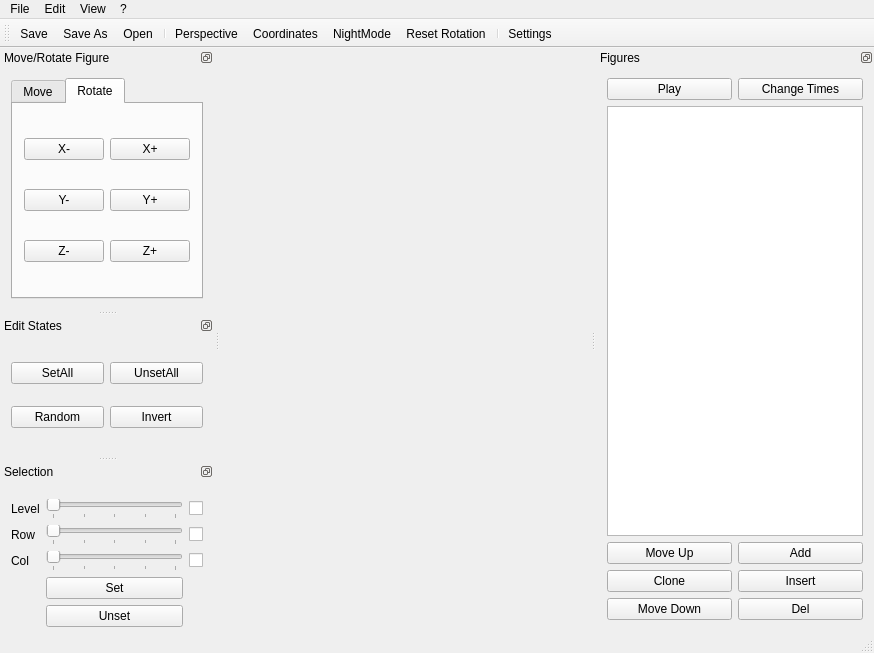
<?xml version="1.0" encoding="UTF-8"?>
<ui version="4.0">
 <class>MainWindowClass</class>
 <widget class="QMainWindow" name="MainWindowClass">
  <property name="geometry">
   <rect>
    <x>0</x>
    <y>0</y>
    <width>874</width>
    <height>653</height>
   </rect>
  </property>
  <property name="windowTitle">
   <string>MainWindow</string>
  </property>
  <property name="dockNestingEnabled">
   <bool>false</bool>
  </property>
  <property name="dockOptions">
   <set>QMainWindow::AnimatedDocks</set>
  </property>
  <widget class="QWidget" name="centralWidget">
   <layout class="QHBoxLayout" name="horizontalLayout"/>
  </widget>
  <widget class="QMenuBar" name="menuBar">
   <property name="geometry">
    <rect>
     <x>0</x>
     <y>0</y>
     <width>874</width>
     <height>19</height>
    </rect>
   </property>
   <widget class="QMenu" name="menuDatei">
    <property name="title">
     <string>File</string>
    </property>
    <addaction name="actionNew"/>
    <addaction name="separator"/>
    <addaction name="actionOpen"/>
    <addaction name="actionAppend"/>
    <addaction name="separator"/>
    <addaction name="actionSave"/>
    <addaction name="actionSaveAs"/>
    <addaction name="separator"/>
    <addaction name="actionExit"/>
   </widget>
   <widget class="QMenu" name="menuInfo">
    <property name="title">
     <string>Edit</string>
    </property>
    <addaction name="separator"/>
    <addaction name="actionSelect_All"/>
   </widget>
   <widget class="QMenu" name="menu">
    <property name="title">
     <string>?</string>
    </property>
    <addaction name="actionAbout"/>
   </widget>
   <widget class="QMenu" name="menuAnsicht">
    <property name="title">
     <string>View</string>
    </property>
    <addaction name="actionPerspective"/>
    <addaction name="actionCoordinates"/>
    <addaction name="actionNightMode"/>
    <addaction name="actionReset_Rotation"/>
    <addaction name="separator"/>
    <addaction name="actionSettings"/>
    <addaction name="actionDeveloperOutput"/>
    <addaction name="actionLayout_Save"/>
    <addaction name="actionLayout_Load"/>
   </widget>
   <addaction name="menuDatei"/>
   <addaction name="menuInfo"/>
   <addaction name="menuAnsicht"/>
   <addaction name="menu"/>
  </widget>
  <widget class="QToolBar" name="mainToolBar">
   <property name="movable">
    <bool>true</bool>
   </property>
   <attribute name="toolBarArea">
    <enum>TopToolBarArea</enum>
   </attribute>
   <attribute name="toolBarBreak">
    <bool>false</bool>
   </attribute>
   <addaction name="actionSave"/>
   <addaction name="actionSaveAs"/>
   <addaction name="actionOpen"/>
   <addaction name="separator"/>
   <addaction name="actionPerspective"/>
   <addaction name="actionCoordinates"/>
   <addaction name="actionNightMode"/>
   <addaction name="actionReset_Rotation"/>
   <addaction name="separator"/>
   <addaction name="actionSettings"/>
  </widget>
  <widget class="QStatusBar" name="statusBar"/>
  <widget class="QDockWidget" name="dockWidgetEdit">
   <property name="sizePolicy">
    <sizepolicy hsizetype="MinimumExpanding" vsizetype="MinimumExpanding">
     <horstretch>0</horstretch>
     <verstretch>0</verstretch>
    </sizepolicy>
   </property>
   <property name="features">
    <set>QDockWidget::DockWidgetFloatable|QDockWidget::DockWidgetMovable</set>
   </property>
   <property name="allowedAreas">
    <set>Qt::LeftDockWidgetArea|Qt::RightDockWidgetArea</set>
   </property>
   <property name="windowTitle">
    <string>Move/Rotate Figure</string>
   </property>
   <attribute name="dockWidgetArea">
    <number>1</number>
   </attribute>
   <widget class="QWidget" name="dockWidgetContents_3">
    <layout class="QGridLayout" name="gridLayout_4">
     <item row="0" column="0">
      <widget class="QTabWidget" name="tabWidget">
       <property name="sizePolicy">
        <sizepolicy hsizetype="Minimum" vsizetype="Minimum">
         <horstretch>0</horstretch>
         <verstretch>0</verstretch>
        </sizepolicy>
       </property>
       <property name="currentIndex">
        <number>1</number>
       </property>
       <widget class="QWidget" name="tabMove">
        <attribute name="icon">
         <iconset resource="RessourceIconsV2.qrc">
          <normaloff>:/new/prefix1/ressources/icons_cube/CubeMove.png</normaloff>:/new/prefix1/ressources/icons_cube/CubeMove.png</iconset>
        </attribute>
        <attribute name="title">
         <string>Move</string>
        </attribute>
        <layout class="QGridLayout" name="gridLayout_3">
         <item row="0" column="0">
          <widget class="QPushButton" name="pushButtonMoveXMinus">
           <property name="sizePolicy">
            <sizepolicy hsizetype="Fixed" vsizetype="Fixed">
             <horstretch>0</horstretch>
             <verstretch>0</verstretch>
            </sizepolicy>
           </property>
           <property name="text">
            <string>X-</string>
           </property>
           <property name="icon">
            <iconset resource="RessourceIconsV2.qrc">
             <normaloff>:/new/prefix1/ressources/icons_cube/CubeMoveX-minus.png</normaloff>:/new/prefix1/ressources/icons_cube/CubeMoveX-minus.png</iconset>
           </property>
           <property name="iconSize">
            <size>
             <width>32</width>
             <height>32</height>
            </size>
           </property>
          </widget>
         </item>
         <item row="3" column="0">
          <widget class="QPushButton" name="pushButtonMoveYMinus">
           <property name="sizePolicy">
            <sizepolicy hsizetype="Fixed" vsizetype="Fixed">
             <horstretch>0</horstretch>
             <verstretch>0</verstretch>
            </sizepolicy>
           </property>
           <property name="text">
            <string>Y-</string>
           </property>
           <property name="icon">
            <iconset resource="RessourceIconsV2.qrc">
             <normaloff>:/new/prefix1/ressources/icons_cube/CubeMoveY-minus.png</normaloff>:/new/prefix1/ressources/icons_cube/CubeMoveY-minus.png</iconset>
           </property>
           <property name="iconSize">
            <size>
             <width>32</width>
             <height>32</height>
            </size>
           </property>
          </widget>
         </item>
         <item row="3" column="1">
          <widget class="QPushButton" name="pushButtonMoveYPlus">
           <property name="sizePolicy">
            <sizepolicy hsizetype="Fixed" vsizetype="Fixed">
             <horstretch>0</horstretch>
             <verstretch>0</verstretch>
            </sizepolicy>
           </property>
           <property name="text">
            <string>Y+</string>
           </property>
           <property name="icon">
            <iconset resource="RessourceIconsV2.qrc">
             <normaloff>:/new/prefix1/ressources/icons_cube/CubeMoveY-plus.png</normaloff>:/new/prefix1/ressources/icons_cube/CubeMoveY-plus.png</iconset>
           </property>
           <property name="iconSize">
            <size>
             <width>32</width>
             <height>32</height>
            </size>
           </property>
          </widget>
         </item>
         <item row="4" column="0">
          <widget class="QPushButton" name="pushButtonMoveZMinus">
           <property name="sizePolicy">
            <sizepolicy hsizetype="Fixed" vsizetype="Fixed">
             <horstretch>0</horstretch>
             <verstretch>0</verstretch>
            </sizepolicy>
           </property>
           <property name="text">
            <string>Z-</string>
           </property>
           <property name="icon">
            <iconset resource="RessourceIconsV2.qrc">
             <normaloff>:/new/prefix1/ressources/icons_cube/CubeMoveZ-minus.png</normaloff>:/new/prefix1/ressources/icons_cube/CubeMoveZ-minus.png</iconset>
           </property>
           <property name="iconSize">
            <size>
             <width>32</width>
             <height>32</height>
            </size>
           </property>
          </widget>
         </item>
         <item row="4" column="1">
          <widget class="QPushButton" name="pushButtonMoveZPlus">
           <property name="sizePolicy">
            <sizepolicy hsizetype="Fixed" vsizetype="Fixed">
             <horstretch>0</horstretch>
             <verstretch>0</verstretch>
            </sizepolicy>
           </property>
           <property name="text">
            <string>Z+</string>
           </property>
           <property name="icon">
            <iconset resource="RessourceIconsV2.qrc">
             <normaloff>:/new/prefix1/ressources/icons_cube/CubeMoveZ-plus.png</normaloff>:/new/prefix1/ressources/icons_cube/CubeMoveZ-plus.png</iconset>
           </property>
           <property name="iconSize">
            <size>
             <width>32</width>
             <height>32</height>
            </size>
           </property>
          </widget>
         </item>
         <item row="0" column="1">
          <widget class="QPushButton" name="pushButtonMoveXPlus">
           <property name="sizePolicy">
            <sizepolicy hsizetype="Fixed" vsizetype="Fixed">
             <horstretch>0</horstretch>
             <verstretch>0</verstretch>
            </sizepolicy>
           </property>
           <property name="text">
            <string>X+</string>
           </property>
           <property name="icon">
            <iconset resource="RessourceIconsV2.qrc">
             <normaloff>:/new/prefix1/ressources/icons_cube/CubeMoveX-plus.png</normaloff>:/new/prefix1/ressources/icons_cube/CubeMoveX-plus.png</iconset>
           </property>
           <property name="iconSize">
            <size>
             <width>32</width>
             <height>32</height>
            </size>
           </property>
          </widget>
         </item>
        </layout>
       </widget>
       <widget class="QWidget" name="tabRotate">
        <attribute name="icon">
         <iconset resource="RessourceIconsV2.qrc">
          <normaloff>:/new/prefix1/ressources/icons_cube/CubeRotate.png</normaloff>:/new/prefix1/ressources/icons_cube/CubeRotate.png</iconset>
        </attribute>
        <attribute name="title">
         <string>Rotate</string>
        </attribute>
        <layout class="QGridLayout" name="gridLayout_6">
         <item row="0" column="0">
          <widget class="QPushButton" name="pushButtonRotateXMinus">
           <property name="sizePolicy">
            <sizepolicy hsizetype="Fixed" vsizetype="Fixed">
             <horstretch>0</horstretch>
             <verstretch>0</verstretch>
            </sizepolicy>
           </property>
           <property name="text">
            <string>X-</string>
           </property>
           <property name="icon">
            <iconset resource="RessourceIconsV2.qrc">
             <normaloff>:/new/prefix1/ressources/icons_cube/CubeTurnX-minus.png</normaloff>:/new/prefix1/ressources/icons_cube/CubeTurnX-minus.png</iconset>
           </property>
           <property name="iconSize">
            <size>
             <width>32</width>
             <height>32</height>
            </size>
           </property>
          </widget>
         </item>
         <item row="0" column="1">
          <widget class="QPushButton" name="pushButtonRotateXPlus">
           <property name="sizePolicy">
            <sizepolicy hsizetype="Fixed" vsizetype="Fixed">
             <horstretch>0</horstretch>
             <verstretch>0</verstretch>
            </sizepolicy>
           </property>
           <property name="text">
            <string>X+</string>
           </property>
           <property name="icon">
            <iconset resource="RessourceIconsV2.qrc">
             <normaloff>:/new/prefix1/ressources/icons_cube/CubeTurnX-plus.png</normaloff>:/new/prefix1/ressources/icons_cube/CubeTurnX-plus.png</iconset>
           </property>
           <property name="iconSize">
            <size>
             <width>32</width>
             <height>32</height>
            </size>
           </property>
          </widget>
         </item>
         <item row="1" column="0">
          <widget class="QPushButton" name="pushButtonRotateYMinus">
           <property name="text">
            <string>Y-</string>
           </property>
           <property name="icon">
            <iconset resource="RessourceIconsV2.qrc">
             <normaloff>:/new/prefix1/ressources/icons_cube/CubeTurnY-minus.png</normaloff>:/new/prefix1/ressources/icons_cube/CubeTurnY-minus.png</iconset>
           </property>
           <property name="iconSize">
            <size>
             <width>32</width>
             <height>32</height>
            </size>
           </property>
          </widget>
         </item>
         <item row="1" column="1">
          <widget class="QPushButton" name="pushButtonRotateYPlus">
           <property name="text">
            <string>Y+</string>
           </property>
           <property name="icon">
            <iconset resource="RessourceIconsV2.qrc">
             <normaloff>:/new/prefix1/ressources/icons_cube/CubeTurnY-plus.png</normaloff>:/new/prefix1/ressources/icons_cube/CubeTurnY-plus.png</iconset>
           </property>
           <property name="iconSize">
            <size>
             <width>32</width>
             <height>32</height>
            </size>
           </property>
          </widget>
         </item>
         <item row="2" column="0">
          <widget class="QPushButton" name="pushButtonRotateZMinus">
           <property name="text">
            <string>Z-</string>
           </property>
           <property name="icon">
            <iconset resource="RessourceIconsV2.qrc">
             <normaloff>:/new/prefix1/ressources/icons_cube/CubeTurnZ-minus.png</normaloff>:/new/prefix1/ressources/icons_cube/CubeTurnZ-minus.png</iconset>
           </property>
           <property name="iconSize">
            <size>
             <width>32</width>
             <height>32</height>
            </size>
           </property>
          </widget>
         </item>
         <item row="2" column="1">
          <widget class="QPushButton" name="pushButtonRotateZPlus">
           <property name="text">
            <string>Z+</string>
           </property>
           <property name="icon">
            <iconset resource="RessourceIconsV2.qrc">
             <normaloff>:/new/prefix1/ressources/icons_cube/CubeTurnZ-plus.png</normaloff>:/new/prefix1/ressources/icons_cube/CubeTurnZ-plus.png</iconset>
           </property>
           <property name="iconSize">
            <size>
             <width>32</width>
             <height>32</height>
            </size>
           </property>
          </widget>
         </item>
        </layout>
       </widget>
      </widget>
     </item>
    </layout>
   </widget>
  </widget>
  <widget class="QDockWidget" name="dockWidgetStates">
   <property name="sizePolicy">
    <sizepolicy hsizetype="MinimumExpanding" vsizetype="MinimumExpanding">
     <horstretch>0</horstretch>
     <verstretch>0</verstretch>
    </sizepolicy>
   </property>
   <property name="toolTip">
    <string/>
   </property>
   <property name="statusTip">
    <string/>
   </property>
   <property name="accessibleName">
    <string/>
   </property>
   <property name="features">
    <set>QDockWidget::DockWidgetFloatable|QDockWidget::DockWidgetMovable</set>
   </property>
   <property name="allowedAreas">
    <set>Qt::LeftDockWidgetArea|Qt::RightDockWidgetArea</set>
   </property>
   <property name="windowTitle">
    <string>Edit States</string>
   </property>
   <attribute name="dockWidgetArea">
    <number>1</number>
   </attribute>
   <widget class="QWidget" name="dockWidgetContents_5">
    <layout class="QGridLayout" name="gridLayout_5">
     <item row="1" column="1">
      <widget class="QPushButton" name="pushButtonStatesInvert">
       <property name="text">
        <string>Invert</string>
       </property>
      </widget>
     </item>
     <item row="0" column="1">
      <widget class="QPushButton" name="pushButtonStatesUnsetAll">
       <property name="text">
        <string>UnsetAll</string>
       </property>
      </widget>
     </item>
     <item row="0" column="0">
      <widget class="QPushButton" name="pushButtonStatesSetAll">
       <property name="text">
        <string>SetAll</string>
       </property>
      </widget>
     </item>
     <item row="1" column="0">
      <widget class="QPushButton" name="pushButtonStatesRandom">
       <property name="text">
        <string>Random</string>
       </property>
      </widget>
     </item>
    </layout>
   </widget>
  </widget>
  <widget class="QDockWidget" name="dockWidgetSelection">
   <property name="sizePolicy">
    <sizepolicy hsizetype="MinimumExpanding" vsizetype="MinimumExpanding">
     <horstretch>0</horstretch>
     <verstretch>0</verstretch>
    </sizepolicy>
   </property>
   <property name="features">
    <set>QDockWidget::DockWidgetFloatable|QDockWidget::DockWidgetMovable</set>
   </property>
   <property name="allowedAreas">
    <set>Qt::LeftDockWidgetArea|Qt::RightDockWidgetArea</set>
   </property>
   <property name="windowTitle">
    <string>Selection</string>
   </property>
   <attribute name="dockWidgetArea">
    <number>1</number>
   </attribute>
   <widget class="QWidget" name="dockWidgetContents">
    <layout class="QGridLayout" name="gridLayout">
     <property name="sizeConstraint">
      <enum>QLayout::SetMinAndMaxSize</enum>
     </property>
     <item row="3" column="2">
      <widget class="QSlider" name="horizontalSliderSelectionColumn">
       <property name="minimum">
        <number>1</number>
       </property>
       <property name="maximum">
        <number>5</number>
       </property>
       <property name="pageStep">
        <number>1</number>
       </property>
       <property name="value">
        <number>1</number>
       </property>
       <property name="tracking">
        <bool>true</bool>
       </property>
       <property name="orientation">
        <enum>Qt::Horizontal</enum>
       </property>
       <property name="tickPosition">
        <enum>QSlider::TicksBelow</enum>
       </property>
       <property name="tickInterval">
        <number>1</number>
       </property>
      </widget>
     </item>
     <item row="2" column="2">
      <widget class="QSlider" name="horizontalSliderSelectionRow">
       <property name="minimum">
        <number>1</number>
       </property>
       <property name="maximum">
        <number>5</number>
       </property>
       <property name="pageStep">
        <number>1</number>
       </property>
       <property name="value">
        <number>1</number>
       </property>
       <property name="orientation">
        <enum>Qt::Horizontal</enum>
       </property>
       <property name="tickPosition">
        <enum>QSlider::TicksBelow</enum>
       </property>
       <property name="tickInterval">
        <number>1</number>
       </property>
      </widget>
     </item>
     <item row="2" column="1">
      <widget class="QLabel" name="labelRow">
       <property name="text">
        <string>Row</string>
       </property>
      </widget>
     </item>
     <item row="3" column="1">
      <widget class="QLabel" name="labelColumn">
       <property name="text">
        <string>Col</string>
       </property>
      </widget>
     </item>
     <item row="2" column="3">
      <widget class="QCheckBox" name="checkBoxSelectionRow">
       <property name="text">
        <string/>
       </property>
      </widget>
     </item>
     <item row="3" column="3">
      <widget class="QCheckBox" name="checkBoxSelectionColumn"/>
     </item>
     <item row="1" column="2">
      <widget class="QSlider" name="horizontalSliderSelectionLevel">
       <property name="minimum">
        <number>1</number>
       </property>
       <property name="maximum">
        <number>5</number>
       </property>
       <property name="pageStep">
        <number>1</number>
       </property>
       <property name="value">
        <number>1</number>
       </property>
       <property name="orientation">
        <enum>Qt::Horizontal</enum>
       </property>
       <property name="tickPosition">
        <enum>QSlider::TicksBelow</enum>
       </property>
       <property name="tickInterval">
        <number>1</number>
       </property>
      </widget>
     </item>
     <item row="1" column="3">
      <widget class="QCheckBox" name="checkBoxSelectionLevel">
       <property name="text">
        <string/>
       </property>
      </widget>
     </item>
     <item row="1" column="1">
      <widget class="QLabel" name="labelLevel">
       <property name="text">
        <string>Level</string>
       </property>
      </widget>
     </item>
     <item row="6" column="2">
      <widget class="QPushButton" name="pushButtonSelectionUnset">
       <property name="text">
        <string>Unset</string>
       </property>
      </widget>
     </item>
     <item row="4" column="2">
      <widget class="QPushButton" name="pushButtonSelectionSet">
       <property name="text">
        <string>Set</string>
       </property>
      </widget>
     </item>
    </layout>
   </widget>
  </widget>
  <widget class="QDockWidget" name="dockWidgetFigures">
   <property name="features">
    <set>QDockWidget::DockWidgetFloatable|QDockWidget::DockWidgetMovable</set>
   </property>
   <property name="allowedAreas">
    <set>Qt::LeftDockWidgetArea|Qt::RightDockWidgetArea</set>
   </property>
   <property name="windowTitle">
    <string>Figures</string>
   </property>
   <attribute name="dockWidgetArea">
    <number>2</number>
   </attribute>
   <widget class="QWidget" name="dockWidgetContents_4">
    <layout class="QGridLayout" name="gridLayout_2">
     <item row="1" column="0" colspan="2">
      <widget class="QTableView" name="tableView">
       <property name="selectionMode">
        <enum>QAbstractItemView::ExtendedSelection</enum>
       </property>
       <property name="selectionBehavior">
        <enum>QAbstractItemView::SelectRows</enum>
       </property>
      </widget>
     </item>
     <item row="3" column="0">
      <widget class="QPushButton" name="pushButtonFigMoveUp">
       <property name="text">
        <string>Move Up</string>
       </property>
       <property name="icon">
        <iconset resource="RessourceIconsV2.qrc">
         <normaloff>:/new/prefix1/ressources/tango-icon-theme-0.8.90/32x32/actions/go-up.png</normaloff>:/new/prefix1/ressources/tango-icon-theme-0.8.90/32x32/actions/go-up.png</iconset>
       </property>
       <property name="shortcut">
        <string>Alt+Up</string>
       </property>
      </widget>
     </item>
     <item row="4" column="0">
      <widget class="QPushButton" name="pushButtonFigClone">
       <property name="text">
        <string>Clone</string>
       </property>
       <property name="icon">
        <iconset resource="RessourceIconsV2.qrc">
         <normaloff>:/new/prefix1/ressources/icons_cube/CubeClone.png</normaloff>:/new/prefix1/ressources/icons_cube/CubeClone.png</iconset>
       </property>
       <property name="shortcut">
        <string>Alt+C</string>
       </property>
      </widget>
     </item>
     <item row="5" column="0">
      <widget class="QPushButton" name="pushButtonFigMoveDown">
       <property name="text">
        <string>Move Down</string>
       </property>
       <property name="icon">
        <iconset resource="RessourceIconsV2.qrc">
         <normaloff>:/new/prefix1/ressources/tango-icon-theme-0.8.90/32x32/actions/go-down.png</normaloff>:/new/prefix1/ressources/tango-icon-theme-0.8.90/32x32/actions/go-down.png</iconset>
       </property>
       <property name="shortcut">
        <string>Alt+Down</string>
       </property>
      </widget>
     </item>
     <item row="3" column="1">
      <widget class="QPushButton" name="pushButtonFigAdd">
       <property name="text">
        <string>Add</string>
       </property>
       <property name="icon">
        <iconset resource="RessourceIconsV2.qrc">
         <normaloff>:/new/prefix1/ressources/tango-icon-theme-0.8.90/32x32/actions/list-add.png</normaloff>:/new/prefix1/ressources/tango-icon-theme-0.8.90/32x32/actions/list-add.png</iconset>
       </property>
       <property name="shortcut">
        <string>Alt+A</string>
       </property>
      </widget>
     </item>
     <item row="4" column="1">
      <widget class="QPushButton" name="pushButtonFigInsert">
       <property name="text">
        <string>Insert</string>
       </property>
       <property name="icon">
        <iconset resource="RessourceIconsV2.qrc">
         <normaloff>:/new/prefix1/ressources/icons_cube/CubeInsert.png</normaloff>:/new/prefix1/ressources/icons_cube/CubeInsert.png</iconset>
       </property>
       <property name="shortcut">
        <string>Alt+I</string>
       </property>
      </widget>
     </item>
     <item row="5" column="1">
      <widget class="QPushButton" name="pushButtonFigDelete">
       <property name="text">
        <string>Del</string>
       </property>
       <property name="icon">
        <iconset resource="RessourceIconsV2.qrc">
         <normaloff>:/new/prefix1/ressources/tango-icon-theme-0.8.90/32x32/actions/list-remove.png</normaloff>:/new/prefix1/ressources/tango-icon-theme-0.8.90/32x32/actions/list-remove.png</iconset>
       </property>
       <property name="shortcut">
        <string>Alt+D</string>
       </property>
      </widget>
     </item>
     <item row="0" column="0">
      <widget class="QPushButton" name="pushButtonFigPlay">
       <property name="text">
        <string>Play</string>
       </property>
       <property name="icon">
        <iconset resource="RessourceIconsV2.qrc">
         <normaloff>:/new/prefix1/ressources/tango-icon-theme-0.8.90/32x32/actions/media-playback-start.png</normaloff>:/new/prefix1/ressources/tango-icon-theme-0.8.90/32x32/actions/media-playback-start.png</iconset>
       </property>
       <property name="checkable">
        <bool>true</bool>
       </property>
       <property name="checked">
        <bool>false</bool>
       </property>
      </widget>
     </item>
     <item row="0" column="1">
      <widget class="QPushButton" name="pushButtonFigTimes">
       <property name="text">
        <string>Change Times</string>
       </property>
       <property name="icon">
        <iconset resource="RessourceIconsV2.qrc">
         <normaloff>:/new/prefix1/ressources/tango-icon-theme-0.8.90/32x32/actions/appointment-new.png</normaloff>:/new/prefix1/ressources/tango-icon-theme-0.8.90/32x32/actions/appointment-new.png</iconset>
       </property>
      </widget>
     </item>
    </layout>
   </widget>
  </widget>
  <action name="actionSave">
   <property name="icon">
    <iconset resource="RessourceIconsV2.qrc">
     <normaloff>:/new/prefix1/ressources/tango-icon-theme-0.8.90/32x32/actions/document-save.png</normaloff>:/new/prefix1/ressources/tango-icon-theme-0.8.90/32x32/actions/document-save.png</iconset>
   </property>
   <property name="text">
    <string>Save</string>
   </property>
   <property name="toolTip">
    <string>Save</string>
   </property>
   <property name="shortcut">
    <string>Ctrl+S</string>
   </property>
  </action>
  <action name="actionOpen">
   <property name="icon">
    <iconset resource="RessourceIconsV2.qrc">
     <normaloff>:/new/prefix1/ressources/tango-icon-theme-0.8.90/32x32/actions/document-open.png</normaloff>:/new/prefix1/ressources/tango-icon-theme-0.8.90/32x32/actions/document-open.png</iconset>
   </property>
   <property name="text">
    <string>Open</string>
   </property>
   <property name="toolTip">
    <string>Open File</string>
   </property>
   <property name="shortcut">
    <string>Ctrl+O</string>
   </property>
  </action>
  <action name="actionPerspective">
   <property name="checkable">
    <bool>true</bool>
   </property>
   <property name="icon">
    <iconset resource="RessourceIconsV2.qrc">
     <normaloff>:/new/prefix1/ressources/icons_cube/CubePerspective.png</normaloff>:/new/prefix1/ressources/icons_cube/CubePerspective.png</iconset>
   </property>
   <property name="text">
    <string>Perspective</string>
   </property>
   <property name="toolTip">
    <string>Switch Perspective</string>
   </property>
   <property name="shortcut">
    <string>P</string>
   </property>
  </action>
  <action name="actionExit">
   <property name="text">
    <string>Exit</string>
   </property>
  </action>
  <action name="actionSelect_All">
   <property name="text">
    <string>Select All</string>
   </property>
   <property name="shortcut">
    <string>Ctrl+Shift+A</string>
   </property>
  </action>
  <action name="actionAbout">
   <property name="text">
    <string>About</string>
   </property>
  </action>
  <action name="actionHelp">
   <property name="text">
    <string>Help</string>
   </property>
  </action>
  <action name="actionLayout_Default">
   <property name="text">
    <string>Default Layout</string>
   </property>
   <property name="toolTip">
    <string>Restore Default Layout</string>
   </property>
  </action>
  <action name="actionLayout_Save">
   <property name="text">
    <string>Save Layout</string>
   </property>
   <property name="toolTip">
    <string>Save Current Layout</string>
   </property>
  </action>
  <action name="actionLayout_Load">
   <property name="text">
    <string>Load Layout</string>
   </property>
   <property name="toolTip">
    <string>Load Saved Layout</string>
   </property>
  </action>
  <action name="actionSaveAs">
   <property name="icon">
    <iconset resource="RessourceIconsV2.qrc">
     <normaloff>:/new/prefix1/ressources/tango-icon-theme-0.8.90/32x32/actions/document-save-as.png</normaloff>:/new/prefix1/ressources/tango-icon-theme-0.8.90/32x32/actions/document-save-as.png</iconset>
   </property>
   <property name="text">
    <string>Save As</string>
   </property>
   <property name="toolTip">
    <string>Save As</string>
   </property>
   <property name="shortcut">
    <string>Shift+S</string>
   </property>
  </action>
  <action name="actionCoordinates">
   <property name="checkable">
    <bool>true</bool>
   </property>
   <property name="icon">
    <iconset resource="RessourceIconsV2.qrc">
     <normaloff>:/new/prefix1/ressources/icons_cube/CubeCoordinates.png</normaloff>:/new/prefix1/ressources/icons_cube/CubeCoordinates.png</iconset>
   </property>
   <property name="text">
    <string>Coordinates</string>
   </property>
   <property name="toolTip">
    <string>Display Coordinates</string>
   </property>
   <property name="shortcut">
    <string>C</string>
   </property>
  </action>
  <action name="actionAppend">
   <property name="icon">
    <iconset resource="RessourceIconsV2.qrc">
     <normaloff>:/new/prefix1/ressources/tango-icon-theme-0.8.90/32x32/actions/document-open.png</normaloff>:/new/prefix1/ressources/tango-icon-theme-0.8.90/32x32/actions/document-open.png</iconset>
   </property>
   <property name="text">
    <string>Append</string>
   </property>
   <property name="toolTip">
    <string>Open File</string>
   </property>
   <property name="shortcut">
    <string>Ctrl+A</string>
   </property>
  </action>
  <action name="actionNew">
   <property name="icon">
    <iconset resource="RessourceIconsV2.qrc">
     <normaloff>:/new/prefix1/ressources/tango-icon-theme-0.8.90/32x32/actions/document-new.png</normaloff>:/new/prefix1/ressources/tango-icon-theme-0.8.90/32x32/actions/document-new.png</iconset>
   </property>
   <property name="text">
    <string>New</string>
   </property>
   <property name="shortcut">
    <string>Ctrl+N</string>
   </property>
  </action>
  <action name="actionNightMode">
   <property name="checkable">
    <bool>true</bool>
   </property>
   <property name="icon">
    <iconset resource="RessourceIconsV2.qrc">
     <normaloff>:/new/prefix1/ressources/icons_cube/CubeNightMode.png</normaloff>:/new/prefix1/ressources/icons_cube/CubeNightMode.png</iconset>
   </property>
   <property name="text">
    <string>NightMode</string>
   </property>
   <property name="toolTip">
    <string>Toggle NightMode</string>
   </property>
   <property name="shortcut">
    <string>N</string>
   </property>
  </action>
  <action name="actionReset_Rotation">
   <property name="icon">
    <iconset resource="RessourceIconsV2.qrc">
     <normaloff>:/new/prefix1/ressources/icons_cube/CubeResetRotation.png</normaloff>:/new/prefix1/ressources/icons_cube/CubeResetRotation.png</iconset>
   </property>
   <property name="text">
    <string>Reset Rotation</string>
   </property>
   <property name="shortcut">
    <string>Home</string>
   </property>
  </action>
  <action name="actionSettings">
   <property name="icon">
    <iconset resource="RessourceIconsV2.qrc">
     <normaloff>:/new/prefix1/ressources/tango-icon-theme-0.8.90/32x32/categories/preferences-system.png</normaloff>:/new/prefix1/ressources/tango-icon-theme-0.8.90/32x32/categories/preferences-system.png</iconset>
   </property>
   <property name="text">
    <string>Settings</string>
   </property>
   <property name="shortcut">
    <string>Ctrl+E</string>
   </property>
  </action>
  <action name="actionDeveloperOutput">
   <property name="enabled">
    <bool>false</bool>
   </property>
   <property name="text">
    <string>Developer Output</string>
   </property>
   <property name="shortcut">
    <string>F12</string>
   </property>
   <property name="shortcutContext">
    <enum>Qt::ApplicationShortcut</enum>
   </property>
   <property name="visible">
    <bool>false</bool>
   </property>
  </action>
 </widget>
 <layoutdefault spacing="6" margin="11"/>
 <resources>
  <include location="RessourceIconsV2.qrc"/>
 </resources>
 <connections/>
 <slots>
  <slot>AddFigure(void)</slot>
 </slots>
</ui>
